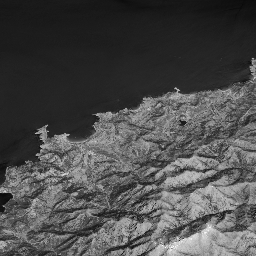
#> input picture Practica 4/soluciones/ej1-25%.png, 256 x 256 px
$ jupyter execute Ejercicio_2.ipynb
#> lines starting #> are read from the running program, lines starting #| are printed output that depends on the picture; after the words box and inside, x2 and y2 are one past the last pixel; in counts of white or black regions, pixels touching at a corner belong together
# Ejercicio 2

En este ejercicio definiremos una función que realice una ampliación a la imagen, generando valores para los pixeles que se deberan incluir.

[cell 1]
import cv2 as cv
import numpy as np
import matplotlib.pyplot as plt

imagen = cv.imread('soluciones/ej1-25%.png',cv.IMREAD_GRAYSCALE)
#> imagen is the input picture: shape (256, 256); min 2, max 255, mean 75.8

[cell 2]
def amplia(img):

    R = 2
    i = 0

    # Paso inicial: Creamos una matriz R veces mas grande que la original.
    resimg = np.zeros([img.shape[0]*R,img.shape[1]*R])

    # Paso 1: Incorporamos los valores de la imagen original en sus posiciones correspondientes.
    for i in range(img.shape[0]):
        for j in range(img.shape[1]):
            resimg[i*R,j*R] = img[i,j]
    print("Paso I")
    print(resimg)
    print()

    # Paso 2: Aplicamos una interpolación linear por columnas.
    for i in range(1,resimg.shape[0]-1,2):
        for j in range(0,resimg.shape[1],2):
             resimg[i,j] = np.round((resimg[i-1,j]+resimg[i+1,j])/2)
    print("Paso II")
    print(resimg)
    print()

    # Paso 3: Aplicamos una interpolación linear por filas.
    for i in range(resimg.shape[0]):
        for j in range(1,resimg.shape[1]-1,2):
             resimg[i,j] = np.round((resimg[i,j-1]+resimg[i,j+1])/2)
    print("Paso III")
    print(resimg)
    print()

    # Paso 4: Copiamos los valores de la penúltima columna en la última.
    for i in range(resimg.shape[0]):
         resimg[i,-1] = resimg[i,-2]
    print("Paso IV")
    print(resimg)
    print()

    # Paso 5: Copiamos los valores de la penúltima fila en la última.
    resimg[-1] = resimg[-2]
    print("Paso V")
    print(resimg)
    print()

    return resimg

[cell 3]
ejemplo = np.array([
    [12,17,32],
    [26,17,40],
    [14,20,27]
])
print(ejemplo)

[cell 4]
ae = amplia(ejemplo)

### Para comprobar esta función, usaremos la imagen diezmada al 25% que hemos generado en el ejercicio anterior.

[cell 5]
ampliacion = amplia(imagen)
#> after the loop in amplia (call 2), `for i in range(img.shape[0]):`:
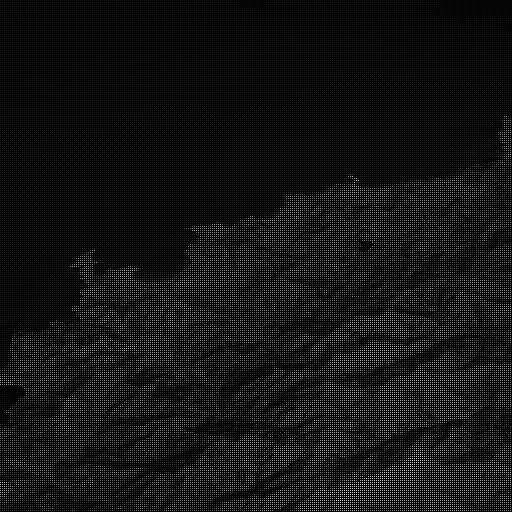
#> resimg: shape (512, 512) float64; min 0, max 255, mean 18.9
#> (printed output is left out)
#> after the loop in amplia (call 2), `for i in range(1,resimg.shape[0]-1,2):`:
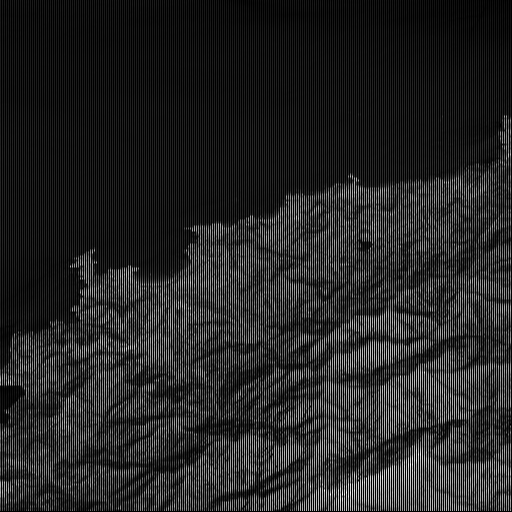
#> resimg: shape (512, 512) float64; min 0, max 255, mean 37.8
#> (printed output is left out)
#> after the loop in amplia (call 2), `for i in range(resimg.shape[0]):`:
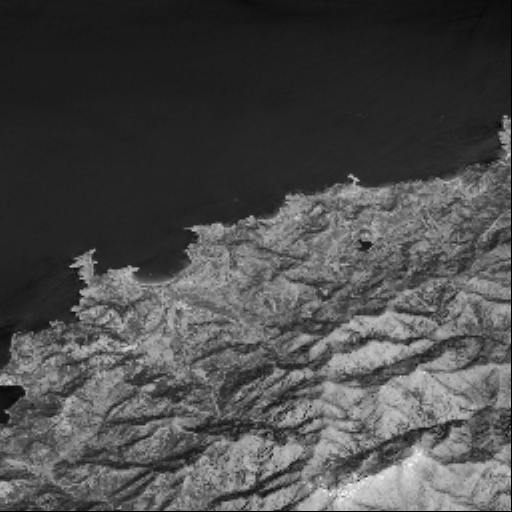
#> resimg: shape (512, 512) float64; min 0, max 255, mean 75.5
#> (printed output is left out)
#> after the loop in amplia (call 2), `for i in range(resimg.shape[0]):`:
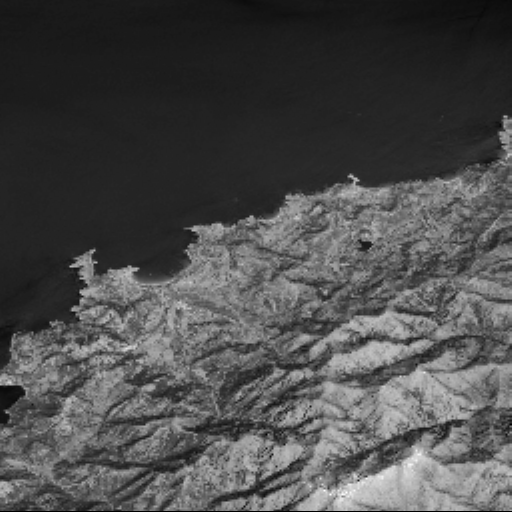
#> resimg: shape (512, 512) float64; 0.19% of pixels changed, all inside (x1, y1, x2, y2) = (511, 0, 512, 511)
#> (printed output is left out)
#> in amplia (call 2), `resimg[-1] = resimg[-2]`:
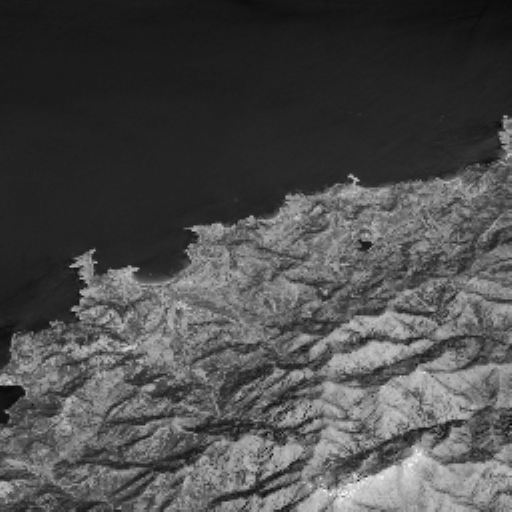
#> resimg: shape (512, 512) float64; 0.2% of pixels changed, all inside (x1, y1, x2, y2) = (0, 511, 512, 512)
#> (printed output is left out)

[cell 6]
plt.figure(figsize=(20, 20))
plt.subplot(2, 2, 1)
plt.imshow(imagen, cmap='gray')
plt.title("Imagen original", fontsize = 30)

plt.subplot(2, 2, 2)
plt.imshow(ampliacion, cmap='gray')
plt.title("Imagen al 200%", fontsize = 30)

plt.tight_layout()
plt.show()

### Al igual que en el ejercicio anterior, no podemos apreciar facilmente la diferencia mirando en jupyter notebook, por lo que guardaremos la imagen de forma externa.

[cell 7]
cv.imwrite("soluciones/ej2-200%.png", ampliacion)
#> Out = True
